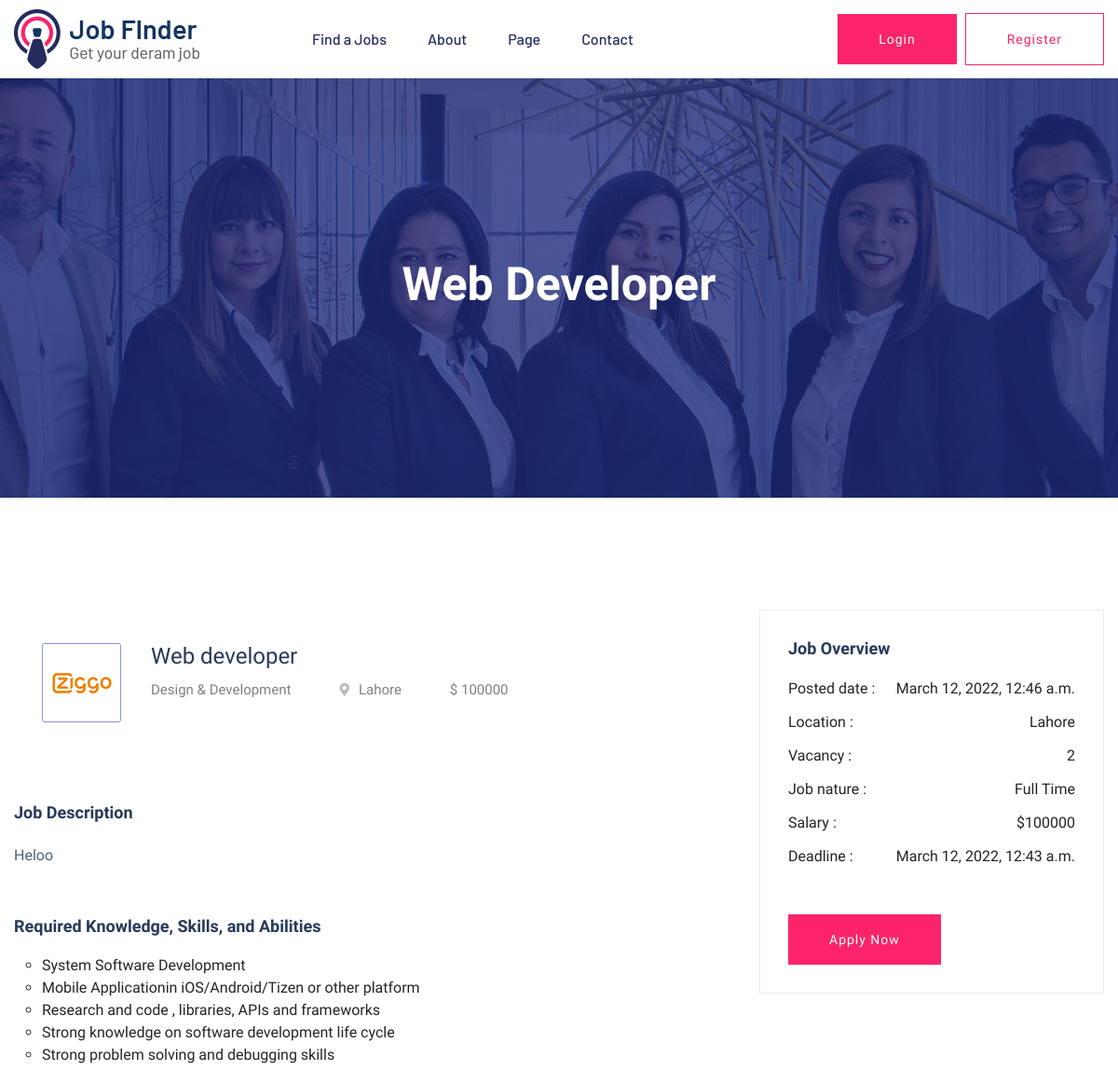
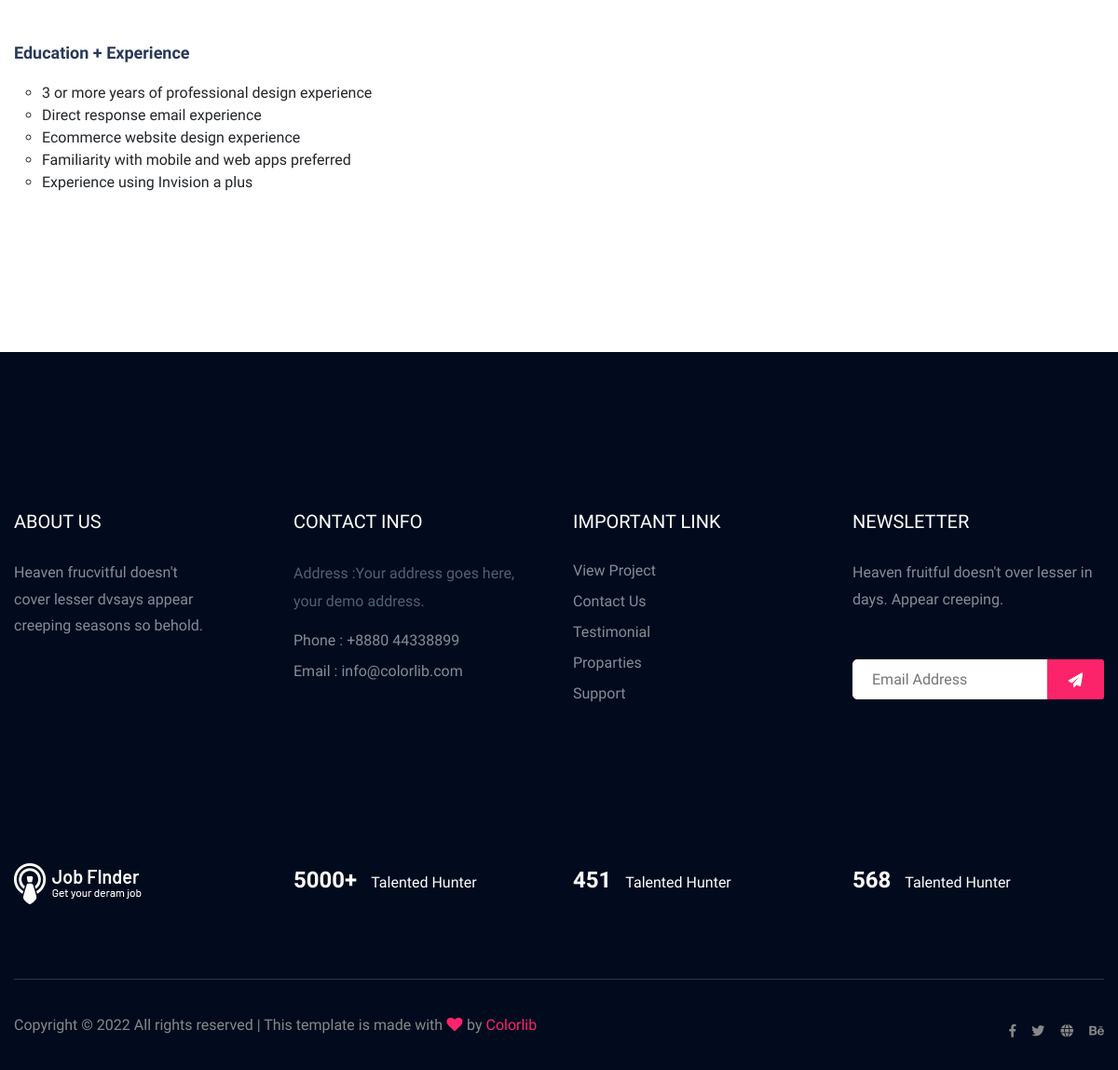
/job_post_detail/1, run on the app's committed database (2 pictures, top to bottom).
### main/models.py (models this page shows, shortened)
class jobPostData(models.Model):
    CATEGORY_CHOICES = (
    ("Design & Creative", "Design & Creative"),
    ("Design & Development", "Design & Development"),
    ("Sales & Marketing", "Sales & Marketing"),
    ("Mobile Application", "Mobile Application"),
    ("Construction", "Construction"),
    ("Information Technology", "Information Technology"),
    ("Real Estate", "Real Estate"),
    ("Content Writer", "Content Writer"),
    )
    JOB_CHOICES =(
        ("Part Time","Part Time"),
        ("Full Time","Full Time"),
        ("Remote","Remote"),
        ("On site","On site"),
    )
    title = models.CharField(max_length=70,default='')
    desription = RichTextField(null=True,blank=True)
    author = models.CharField(max_length=50)
    location = models.CharField(max_length=100,default='')
    job_nature = models.CharField(max_length=30,choices=JOB_CHOICES,default='No choice')
    category = models.CharField(max_length=50,choices=CATEGORY_CHOICES,default='No category')
    posted_date = models.DateTimeField(auto_now_add=True)
    vacancy = models.IntegerField(default=1)
    salary = models.CharField(max_length=30,default='')
    application_deadline = models.DateTimeField(default=datetime.datetime.now())
    user_job_post = models.ForeignKey(User,on_delete=models.CASCADE)

### main/views.py (the view)
# urls.py: path('job_post_detail/<int:id>',views.jobPostDetail,name='jobPostDetail'),
def jobPostDetail(request,id):
    data = jobPostData.objects.get(id=id)
    template_name = 'main/jobPostDetail.html'
    context={
        'data':data
    }
    return render(request,template_name,context)

### main/templates/main/jobPostDetail.html (shortened to what this page needs)
{% extends 'main/layout.html' %} {% load static %}  {% block body %}
<div class="slider-area">
  <div
    class="single-slider section-overly slider-height2 d-flex align-items-center"
    data-background="{% static 'main/assets/img/hero/about.jpg'  %}"
  >
    <div class="container">
      <div class="row">
        <div class="col-xl-12">
          <div class="hero-cap text-center">
            <h2>{{data.title}}</h2>
          </div>
        </div>
      </div>
    </div>
  </div>
</div>
<div class="job-post-company pt-120 pb-120">
  <div class="container">
    <div class="row justify-content-between">
      <div class="col-xl-7 col-lg-8">
        <div class="single-job-items mb-50">
          <div class="job-items">
            <div class="company-img company-img-details">
              <a href="#"><img src="{% static 'main/assets/img/icon/job-list1.png' %}" alt="" /></a>
            </div>
            <div class="job-tittle">
              <a href="#">
                <h4>{{data.title}}</h4>
              </a>
              <ul>
                <li>{{data.category}}</li>
                <li><i class="fas fa-map-marker-alt"></i>{{data.location}}</li>
                <li>$ {{data.salary}}</li>
              </ul>
            </div>
          </div>
        </div>
        <div class="job-post-details">
          <div class="post-details1 mb-50">
            <div class="small-section-tittle">
              <h4>Job Description</h4>
            </div>
           <p>
               {{data.desription}}
           </p>
          </div>
          <div class="post-details2 mb-50">
            <div class="small-section-tittle">
              <h4>Required Knowledge, Skills, and Abilities</h4>
            </div>
            <ul>
              <li>System Software Development</li>
              <li>Mobile Applicationin iOS/Android/Tizen or other platform</li>
              <li>Research and code , libraries, APIs and frameworks</li>
              <li>Strong knowledge on software development life cycle</li>
              <li>Strong problem solving and debugging skills</li>
            </ul>
          </div>
          <div class="post-details2 mb-50">
            <div class="small-section-tittle">
              <h4>Education + Experience</h4>
            </div>
            <ul>
              <li>3 or more years of professional design experience</li>
              <li>Direct response email experience</li>
              <li>Ecommerce website design experience</li>
              <li>Familiarity with mobile and web apps preferred</li>
              <li>Experience using Invision a plus</li>
            </ul>
          </div>
        </div>
      </div>
      <div class="col-xl-4 col-lg-4">
        <div class="post-details3 mb-50">
          <div class="small-section-tittle">
            <h4>Job Overview</h4>
          </div>
          <ul>
            <li>Posted date : <span>{{data.posted_date}}</span></li>
            <li>Location : <span>{{data.location}}</span></li>
            <li>Vacancy : <span>{{data.vacancy}}</span></li>
            <li>Job nature : <span>{{data.job_nature}}</span></li>
            <li>Salary : <span>${{data.salary}}</span></li>
            <li>Deadline : <span>{{data.application_deadline}}</span></li>
          </ul>
          <div class="apply-btn2">
            <a href="#" class="btn">Apply Now</a>
          </div>
        </div>
      </div>
    </div>
  </div>
</div>
{% endblock body %}

### data on the page
jobPostData: title "Web Developer", title "Web developer", category "Design & Development", location "Lahore", salary "100000", desription "Heloo", posted_date "March 12, 2022, 12:46 a.m.", vacancy "2", job_nature "Full Time", application_deadline "March 12, 2022, 12:43 a.m."
